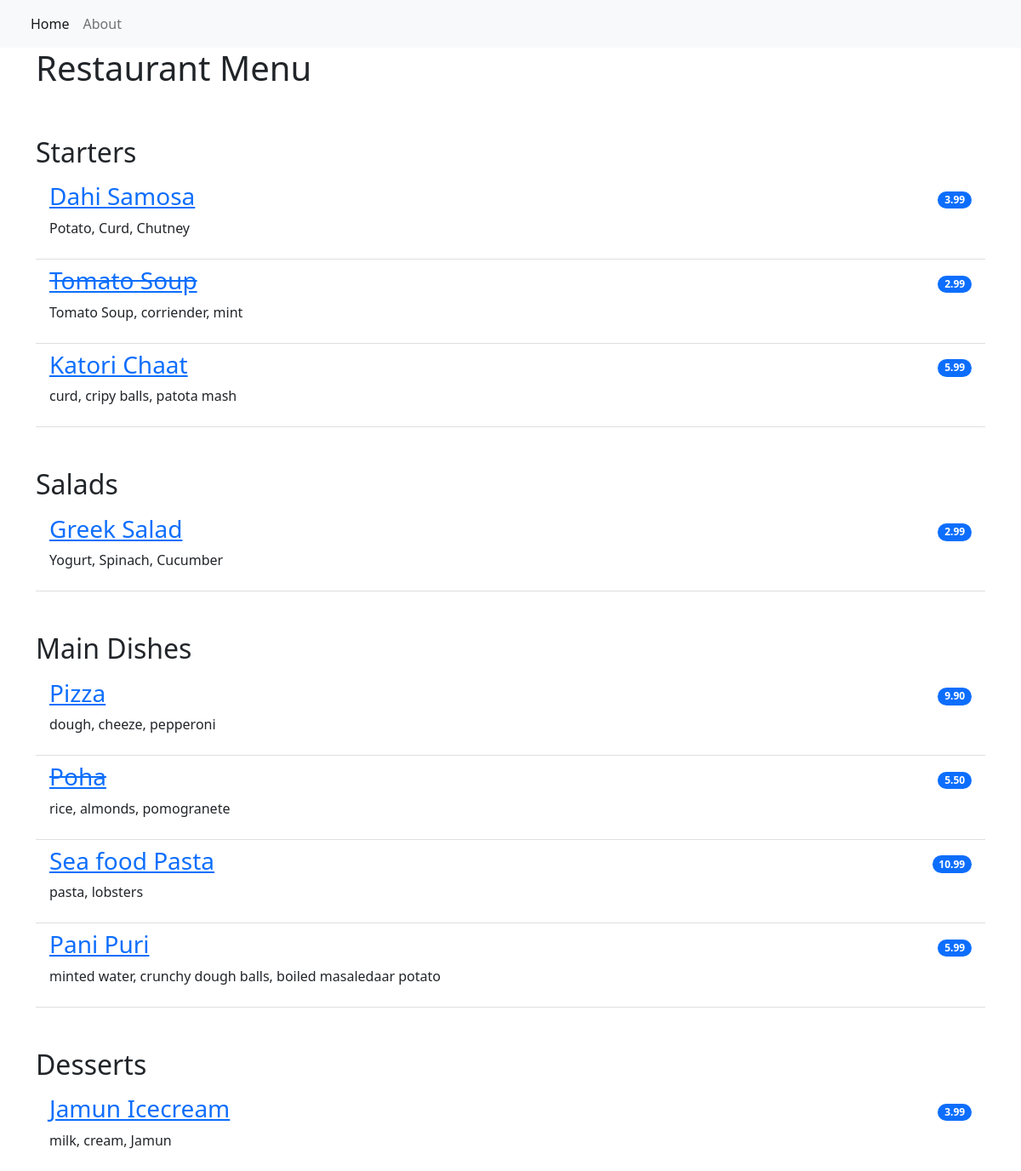
The page / on the database its author committed.
### restaurant_menu/models.py (models this page shows, shortened)
class Item(models.Model):
    meal = models.CharField(max_length=1000, unique=True)
    description = models.CharField(max_length=2000)
    price = models.DecimalField(max_digits=10, decimal_places=2)
    meal_type = models.CharField(max_length=200, choices=MEAL_TYPE)
    author = models.ForeignKey(User, on_delete=models.PROTECT)
    status = models.IntegerField(choices=STATUS, default=1)
    date_created = models.DateTimeField(auto_now_add=True)
    date_updated = models.DateTimeField(auto_now=True)

### restaurant_menu/views.py (the view)
# urls.py: path('',views.MenuList.as_view(), name='home'),
class MenuList(generic.ListView):
    queryset = Item.objects.order_by("date_created")
    template_name = "index.html"
    def get_context_data(self, **kwargs):
        context = super().get_context_data(**kwargs)
        context["meals"] = MEAL_TYPE
        return context

### restaurant_menu/templates/index.html
{% extends 'base.html' %}
{% block content %}
<div class="container">
    <h1> Restaurant Menu </h1>
    <ul class="list-group list-group-flush">
        {% for meal in meals %}
            <h2 class="pt-5"> {{ meal.1 }}</h2>
            {% for row in item_list %}
                {% if row.meal_type == meal.0 %}
                    {% if row.status == 0 %}
                    <li class="list-group-item d-flex justify-content-between align-items-center border-0 pb-0">
                        <a href="{% url 'menu_item' row.pk %}"><h3><del>{{ row.meal }}</del></h3></a>
                        <span class="badge bg-primary rounded-pill">{{ row.price }}</span>
                    </li>
                    <li class="list-group-item pt-0">
                        <p>{{ row.description }}</p>
                    </li>
                        {% else %}
                    <li class="list-group-item d-flex justify-content-between align-items-center border-0 pb-0">
                        <a href="{% url 'menu_item' row.pk %}"><h3>{{ row.meal }}</h3></a>
                        <span class="badge bg-primary rounded-pill">{{ row.price }}</span>
                    </li>
                    <li class="list-group-item pt-0">
                        <p>{{ row.description }}</p>
                    </li>
                    {% endif %}
                {% endif %}
            {% endfor %}
        {% endfor %}
    </ul>
</div>
{% endblock content %}

### rows shown on the page
Item: meal "Dahi Samosa", price "3.99", description "Potato, Curd, Chutney"
Item: meal "Tomato Soup", price "2.99", description "Tomato Soup, corriender, mint"
Item: meal "Katori Chaat", price "5.99", description "curd, cripy balls, patota mash"
Item: meal "Greek Salad", price "2.99", description "Yogurt, Spinach, Cucumber"
Item: meal "Pizza", price "9.90", description "dough, cheeze, pepperoni"
Item: meal "Poha", price "5.50", description "rice, almonds, pomogranete"
Item: meal "Sea food Pasta", price "10.99", description "pasta, lobsters"
Item: meal "Pani Puri", price "5.99", description "minted water, crunchy dough balls, boiled masaledaar potato"
Item: meal "Jamun Icecream", price "3.99", description "milk, cream, Jamun"

### other values the page prints
{{ meal.1 }} "Starters" "Salads" "Main Dishes" "Desserts"
